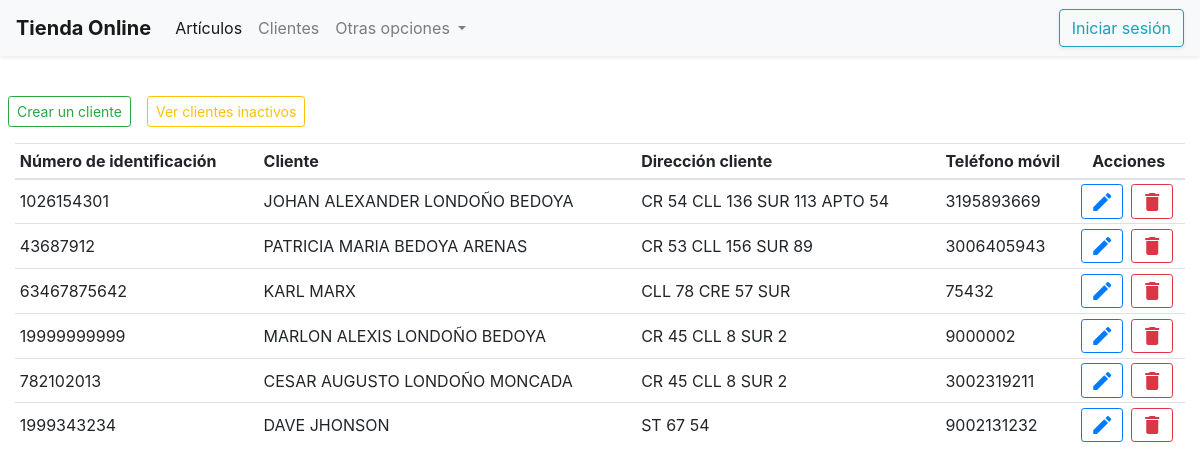
Page /customer/list on the committed database.
### tables this page shows
CREATE TABLE IF NOT EXISTS `customer` (
  `id_customer` int(11) NOT NULL AUTO_INCREMENT,
  `customer_name` varchar(50) NOT NULL,
  `customer_address` varchar(50) NOT NULL,
  `customer_mobile` varchar(15) NOT NULL,
  `customer_identification` varchar(15) NOT NULL,
  `creation_date` datetime NOT NULL DEFAULT current_timestamp(),
  `customer_email` varchar(100) NOT NULL,
  `customer_password` varchar(100) NOT NULL,
  `is_active` tinyint(1) NOT NULL DEFAULT 1,
  PRIMARY KEY (`id_customer`)
);

### application/controllers/Customer.php (called while the page is built, shortened)
<?php
class Customer extends CI_Controller
{
        public function list($is_active = 1)
        {
                $data = [
                        'customers' => $this->CustomerModel->list($is_active),
                        'active' => $is_active
                ];
                $this->load->view('layouts/header');
                $this->load->view('layouts/navbar');
                $this->load->view('customers', $data);
                $this->load->view('layouts/footer');
        }
}

### index.php (called while the page is built, shortened)
<?php
require_once BASEPATH.'core/CodeIgniter.php';

### application/models/CustomerModel.php (called while the page is built, shortened)
<?php
class CustomerModel extends CI_Model
{
    public function list($is_active)
    {
        $response = $this->db->query("SELECT * FROM customer WHERE is_active = $is_active")->result();
        return $response;
    }
}

### application/views/customers.php (the view, shortened to what this page needs)
<?php
$template = "";
$topButtons = "";
if ($active == 1) {
  $topButtons = '
    <div class="row mb-3">
      <a href="' . base_url('customer') . '" class="btn btn-outline-success btn-sm mx-2"> Crear un cliente</a>
      <a href="' . base_url('customer/inactives') . '" class="btn btn-outline-warning btn-sm mx-2"> Ver clientes inactivos</a>
    </div>
  ';
  foreach ($customers as $customer) {
    $template .= "
      <tr>
        <td class='align-middle'>{$customer->customer_identification}</td>
        <td class='align-middle'>{$customer->customer_name}</td>
        <td class='align-middle'>{$customer->customer_address}</td>
        <td class='align-middle'>{$customer->customer_mobile}</td>
        <td>
          <div class='row text-white'>
              <a class='btn btn-outline-primary btn-sm mx-1' href='edit?id=$customer->id_customer'><span class='align-middle material-icons'>edit</span></a>
              <a class='btn btn-outline-danger btn-sm mx-1' href='delete?id=$customer->id_customer'><span class='align-middle material-icons'>delete</span></a>
          </div>
        </td>
      </tr>
    ";
  }
}
?>
<table class="table table-sm">
  <?= $topButtons ?>
  <thead>
    <tr>
      <th scope="col">Número de identificación</th>
      <th scope="col">Cliente</th>
      <th scope="col">Dirección cliente</th>
      <th scope="col">Teléfono móvil</th>
      <th scope="col">Acciones</th>
    </tr>
  </thead>
  <tbody>
    <?= $template ?>
  </tbody>
</table>

### rows in the picture
customer: customer_identification "1026154301", customer_name "JOHAN ALEXANDER LONDOÑO BEDOYA", customer_address "CR 54 CLL 136 SUR 113 APTO 54", customer_mobile "3195893669"
customer: customer_identification "43687912", customer_name "PATRICIA MARIA BEDOYA ARENAS", customer_address "CR 53 CLL 156 SUR 89", customer_mobile "3006405943"
customer: customer_identification "63467875642", customer_name "KARL MARX", customer_address "CLL 78 CRE 57 SUR", customer_mobile "75432"
customer: customer_identification "19999999999", customer_name "MARLON ALEXIS LONDOÑO BEDOYA", customer_address "CR 45 CLL 8 SUR 2", customer_mobile "9000002"
customer: customer_identification "782102013", customer_name "CESAR AUGUSTO LONDOÑO MONCADA", customer_address "CR 45 CLL 8 SUR 2", customer_mobile "3002319211"
customer: customer_identification "1999343234", customer_name "DAVE JHONSON", customer_address "ST 67 54", customer_mobile "9002131232"
